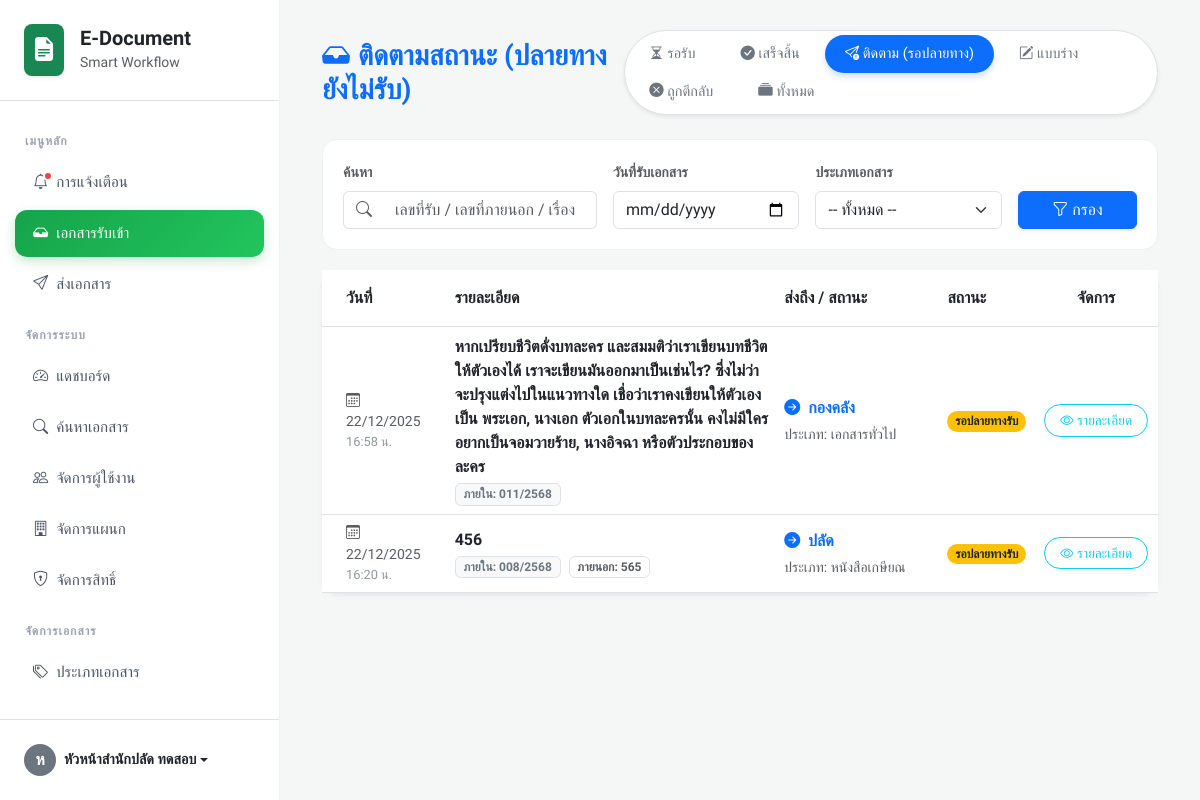
Page /users/view_incoming.php?filter=sent_pending (signed in) on the earlier database version.
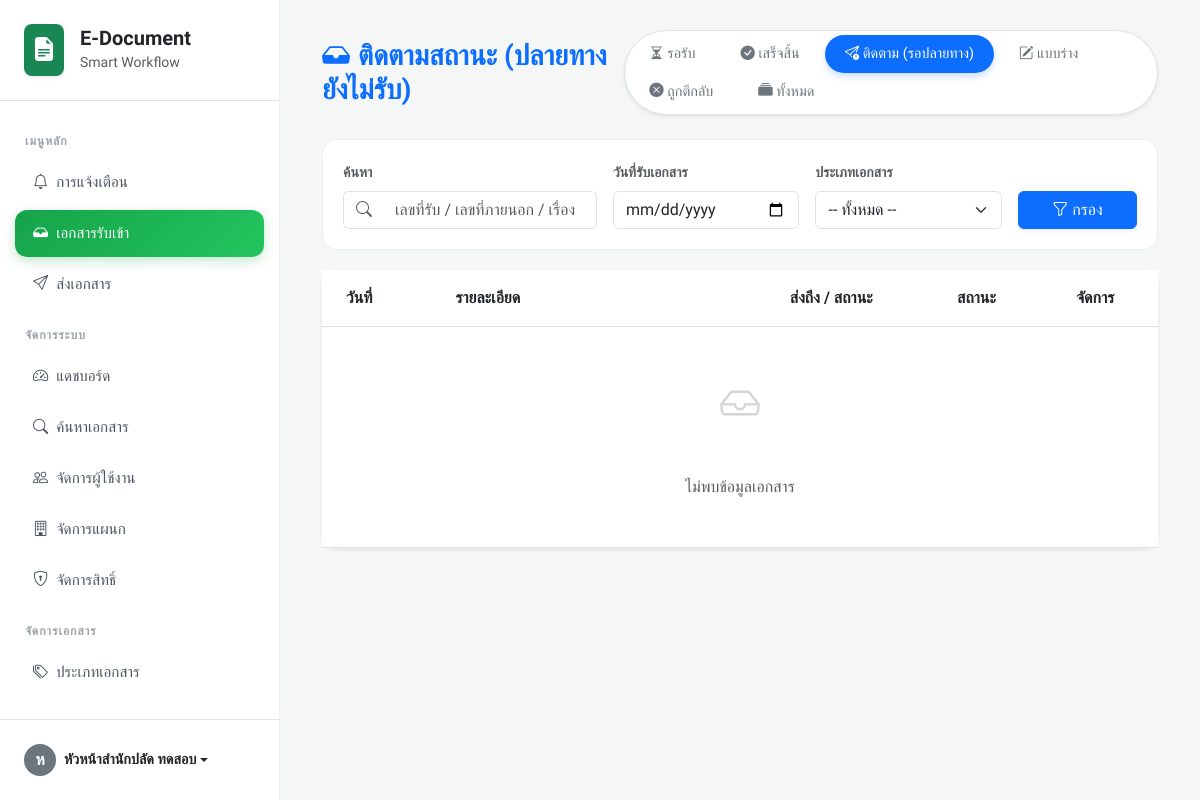
Same page on the later database version.
### tables this page shows
CREATE TABLE `documents` (
  `id` int(11) NOT NULL,
  `document_no` varchar(50) NOT NULL COMMENT 'เลขที่เอกสารรันต่อเนื่อง',
  `external_no` varchar(50) DEFAULT NULL COMMENT 'เลขที่หนังสือ (จากภายนอก)',
  `title` varchar(255) NOT NULL COMMENT 'เรื่อง/หัวข้อเอกสาร',
  `book_name` varchar(255) DEFAULT NULL COMMENT 'ชื่อหนังสือ',
  `receive_date` date NOT NULL DEFAULT curdate() COMMENT 'วันที่รับ',
  `sender_id` int(11) DEFAULT NULL COMMENT 'ID ผู้ส่ง (เชื่อมตาราง users)',
  `to_department_id` int(11) DEFAULT NULL COMMENT 'ID แผนกปลายทาง (เชื่อมตาราง departments)',
  `pending_target_depts` text DEFAULT NULL COMMENT 'เก็บ ID แผนกปลายทางแบบ CSV สำหรับหนังสือเกษียณ',
  `document_type_id` int(11) NOT NULL COMMENT 'ประเภทเอกสาร',
  `from_source` varchar(100) DEFAULT NULL COMMENT 'รับจากหน่วยงาน/บุคคล',
  `status` enum('pending','process','success','cancel','draft') DEFAULT 'pending',
  `priority` tinyint(1) NOT NULL DEFAULT 0 COMMENT '0=ปกติ, 1=ด่วน, 2=ด่วนที่สุด',
  `remark` text DEFAULT NULL,
  `file_path` varchar(255) DEFAULT NULL COMMENT 'ชื่อไฟล์แนบ',
  `created_at` timestamp NOT NULL DEFAULT current_timestamp(),
  `is_forwarded` tinyint(1) DEFAULT 0 COMMENT '0=รอส่ง, 1=ส่งแล้ว',
  `parent_id` int(11) DEFAULT NULL COMMENT 'เก็บ ID เอกสารต้นทาง'
);

CREATE TABLE `departments` (
  `id` int(11) NOT NULL,
  `name` varchar(100) NOT NULL COMMENT 'ชื่อแผนก/ฝ่าย',
  `created_at` timestamp NOT NULL DEFAULT current_timestamp()
);

CREATE TABLE `document_types` (
  `id` int(11) NOT NULL,
  `type_name` varchar(100) NOT NULL COMMENT 'ชื่อประเภทเอกสาร',
  `is_active` tinyint(1) DEFAULT 1
);

### users/view_incoming.php (the view, shortened to what the changed rows need)
<?php
include '../config/db.php';
$my_dept_id = $_SESSION['department_id'];
$my_user_id = $_SESSION['user_id'];
$filter_status = $_GET['filter'] ?? 'pending';
$sql = "SELECT d.id, d.document_no, d.external_no, d.title, d.status, d.priority, d.created_at, d.book_name,
                d.sender_id,
               u.first_name, u.last_name, t.type_name,
               dept.name as to_dept_name
        FROM documents d
        LEFT JOIN users u ON d.sender_id = u.id
        LEFT JOIN document_types t ON d.document_type_id = t.id
        LEFT JOIN departments dept ON d.to_department_id = dept.id
        WHERE ";
$params = [];
$types = "";
if ($filter_status == 'all') {
    $sql .= "( (d.to_department_id = ? AND (d.is_forwarded = 0 OR d.is_forwarded IS NULL))
               OR
               (d.sender_id = ? AND d.status IN ('draft', 'cancel', 'pending')) )";
    $params[] = $my_dept_id;
    $params[] = $my_user_id;
    $types .= "ii";
} elseif ($filter_status == 'draft') {
    $sql .= "d.sender_id = ? AND d.status = 'draft'";
    $params[] = $my_user_id;
    $types .= "i";
} elseif ($filter_status == 'cancel') {
    $sql .= "d.sender_id = ? AND d.status = 'cancel'";
    $params[] = $my_user_id;
    $types .= "i";
} elseif ($filter_status == 'sent_pending') {
    $sql .= "d.sender_id = ? AND d.status = 'pending'";
    $params[] = $my_user_id;
    $types .= "i";
} else {
    $sql .= "d.to_department_id = ? AND d.status = ? AND (d.is_forwarded = 0 OR d.is_forwarded IS NULL)";
    $params[] = $my_dept_id;
    $params[] = $filter_status;
    $types .= "is";
}
$sql .= " ORDER BY d.created_at DESC";
$stmt = $conn->prepare($sql);
if (!empty($params)) {
    $stmt->bind_param($types, ...$params);
}
$stmt->execute();
$result = $stmt->get_result();
?>
<!DOCTYPE html>
<html lang="th">
<head>
    <link href="https://cdn.jsdelivr.net/npm/bootstrap@5.3.0/dist/css/bootstrap.min.css" rel="stylesheet">
    <link rel="stylesheet" href="https://cdn.jsdelivr.net/npm/bootstrap-icons@1.11.0/font/bootstrap-icons.css">
</head>
<body>
    <div class="d-flex">
        <div class="flex-shrink-0"><?php include '../includes/sidebar.php'; ?></div>
        <div class="main-content flex-grow-1">
            <div class="container-fluid">
                <div class="card border-0 shadow-sm rounded-4">
                    <div class="card-body p-0">
                        <div class="table-responsive">
                            <table class="table table-hover align-middle mb-0">
                                <thead class="bg-light border-bottom">
                                    <tr>
                                        <th class="ps-4 py-3" width="15%">วันที่</th>
                                        <th class="py-3" width="40%">รายละเอียด</th>
                                        <th class="py-3" width="20%">
                                            <?php echo ($filter_status == 'sent_pending' || $filter_status == 'draft') ? 'ส่งถึง / สถานะ' : 'ผู้ส่ง / ประเภท'; ?>
                                        </th>
                                        <th class="py-3" width="10%">สถานะ</th>
                                        <th class="py-3 text-center" width="15%">จัดการ</th>
                                    </tr>
                                </thead>
                                <tbody>
                                    <?php if ($result && $result->num_rows > 0): ?>
                                        <?php while ($row = $result->fetch_assoc()): ?>
                                            <tr class="border-bottom">
                                                <td class="ps-4 text-muted small">
                                                    <div><i class="bi bi-calendar3 me-1"></i> <?php echo date('d/m/Y', strtotime($row['created_at'])); ?></div>
                                                    <div class="text-secondary opacity-75" style="font-size: 0.8rem;"><?php echo date('H:i', strtotime($row['created_at'])); ?> น.</div>
                                                </td>
                                                <td>
                                                    <div class="fw-bold text-dark"><?php echo htmlspecialchars($row['title']); ?></div>
                                                    <div class="d-flex gap-2 mt-1">
                                                        <span class="badge bg-light text-secondary border small">
                                                            ภายใน: <?php echo htmlspecialchars($row['document_no']); ?>
                                                        </span>
                                                        <?php if (!empty($row['external_no'])): ?>
                                                            <span class="badge bg-white text-muted border small">
                                                                ภายนอก: <?php echo htmlspecialchars($row['external_no']); ?>
                                                            </span>
                                                        <?php endif; ?>
                                                    </div>
                                                </td>
                                                <td>
                                                    <?php if ($filter_status == 'sent_pending'): ?>
                                                        <div class="d-flex align-items-center text-primary">
                                                            <i class="bi bi-arrow-right-circle-fill me-2"></i>
                                                            <strong><?= htmlspecialchars($row['to_dept_name'] ?? 'ไม่ระบุ') ?></strong>
                                                        </div>
                                                        <div class="small text-muted mt-1">ประเภท: <?= htmlspecialchars($row['type_name']) ?></div>
                                                    <?php endif; ?>
                                                </td>
                                                <td>
                                                    <?php if ($row['status'] == 'draft'): ?>
                                                        <span class="badge bg-secondary">แบบร่าง</span>
                                                    <?php else: ?>
                                                        <?php
                                                        $status_badge = 'bg-secondary';
                                                        $status_text = $row['status'];
                                                        switch ($row['status']) {
                                                            case 'pending':
                                                                $status_badge = 'bg-warning text-dark';
                                                                $status_text = ($filter_status == 'sent_pending') ? 'รอปลายทางรับ' : 'รอดำเนินการ';
                                                                break;
                                                        }
                                                        ?>
                                                        <span class="badge rounded-pill <?php echo $status_badge; ?>">
                                                            <?php echo $status_text; ?>
                                                        </span>
                                                    <?php endif; ?>
                                                </td>
                                                <td class="text-center">
                                                    <div class="d-flex gap-2 justify-content-center">
                                                        <?php if ($row['status'] == 'draft' || ($row['status'] == 'cancel' && $row['sender_id'] == $my_user_id)): ?>
                                                            <a href="send_doc.php?draft_id=<?php echo $row['id']; ?>"
                                                                class="btn btn-sm btn-warning shadow-sm" title="แก้ไข/ส่งใหม่">
                                                                <i class="bi bi-pencil-square"></i> <?php echo ($row['status'] == 'cancel') ? 'ส่งใหม่' : 'แก้ไข'; ?>
                                                            </a>
                                                            <button type="button" onclick="confirmDelete(<?php echo $row['id']; ?>)"
                                                                class="btn btn-sm btn-danger shadow-sm" title="ลบทิ้ง">
                                                                <i class="bi bi-trash"></i> ลบ
                                                            </button>
                                                        <?php elseif ($filter_status == 'sent_pending'): ?>
                                                            <a href="view_details.php?id=<?php echo $row['id']; ?>" class="btn btn-sm btn-outline-info btn-action"><i class="bi bi-eye"></i> รายละเอียด</a>
                                                        <?php endif; ?>
                                                    </div>
                                                </td>
                                            </tr>
                                        <?php endwhile; ?>
                                    <?php else: ?>
                                        <tr>
                                            <td colspan="5" class="text-center py-5 text-muted">
                                                <i class="bi bi-inbox fs-1 d-block mb-3 opacity-25"></i>
                                                <br>ไม่พบข้อมูลเอกสาร
                                            </td>
                                        </tr>
                                    <?php endif; ?>
                                </tbody>
                            </table>
                        </div>
                    </div>
                </div>
            </div>
        </div>
    </div>
</body>
</html>

### includes/sidebar.php (shortened to what the changed rows need)
<?php
include_once __DIR__ . '/../config/db.php';
$sidebar_uid = $_SESSION['user_id'] ?? 0;
$role = $_SESSION['role'] ?? 'user';
$dept_id = $_SESSION['department_id'] ?? 0;
if (!function_exists('hasPermission')) {
    function hasPermission($conn, $user_id, $dept_id, $permission_slug)
    {
        $sql = "SELECT p.id FROM permissions p
                LEFT JOIN role_permissions rp ON p.id = rp.permission_id
                LEFT JOIN user_roles ur ON rp.role_id = ur.role_id
                LEFT JOIN department_permissions dp ON p.id = dp.permission_id
                WHERE p.slug = ?
                AND (ur.user_id = ? OR dp.department_id = ?)";
        $stmt = $conn->prepare($sql);
        $stmt->bind_param("sii", $permission_slug, $user_id, $dept_id);
        $stmt->execute();
        return $stmt->get_result()->num_rows > 0;
    }
}
$unread_count = 0;
if ($sidebar_uid > 0) {
    $sql_count = "SELECT COUNT(*) as total FROM notifications WHERE user_id = ? AND is_read = 0";
    $stmt_count = $conn->prepare($sql_count);
    $stmt_count->bind_param("i", $sidebar_uid);
    $stmt_count->execute();
    $res_count = $stmt_count->get_result()->fetch_assoc();
    $unread_count = $res_count['total'] ?? 0;
}
$base_url = '/queue_document';
?>
<div class="sidebar-container d-flex flex-column">
    <div class="flex-grow-1 overflow-auto py-3">
        <?php if (
            hasPermission($conn, $sidebar_uid, $dept_id, 'noti') ||
            (hasPermission($conn, $sidebar_uid, $dept_id, 'income') && $role !== 'Admin') ||
            (hasPermission($conn, $sidebar_uid, $dept_id, 'send') && $role !== 'Admin') ||
            (hasPermission($conn, $sidebar_uid, $dept_id, 'forward') && $role !== 'Admin')
        ): ?>
            <?php if (hasPermission($conn, $sidebar_uid, $dept_id, 'noti')): ?>
                <a href="<?php echo $base_url; ?>/notifications/index.php" class="nav-link-custom <?php echo (strpos($_SERVER['REQUEST_URI'], '/notifications/') !== false) ? 'active' : ''; ?>">
                    <i class="bi bi-bell me-2"></i> การแจ้งเตือน
                    <?php if ($unread_count > 0): ?> <span class="notification-dot"></span> <?php endif; ?>
                </a>
            <?php endif; ?>
        <?php endif; ?>
    </div>
</div>

Differences in the rows shown:
removed documents: created_at "22/12/2025", created_at "16:58", title "หากเปรียบชีวิตดั่งบทละคร และสมมติว่าเราเขียนบทชีวิตให้ตัวเองได้ เราจะเขียนมันออกมาเป็นเช่นไร? ซึ่งไม่ว่าจะปรุงแต่งไปในแนวทางใด เชื่อว่าเราคงเขียนให้ตัวเองเป็น พระเอก, นางเอก ตัวเอกในบทละครนั้น คงไม่มีใครอยากเป็นจอมวายร้าย, นางอิจฉา หรือตัวประกอบของละคร", document_no "011/2568", departments.name "กองคลัง", document_type.type_name "เอกสารทั่วไป", status_text "รอปลายทางรับ"
removed documents: created_at "22/12/2025", created_at "16:20", title "456", document_no "008/2568", external_no "565", departments.name "ปลัด", document_type.type_name "หนังสือเกษียณ", status_text "รอปลายทางรับ"
Other differences:
text now shown: "ไม่พบข้อมูลเอกสาร"
